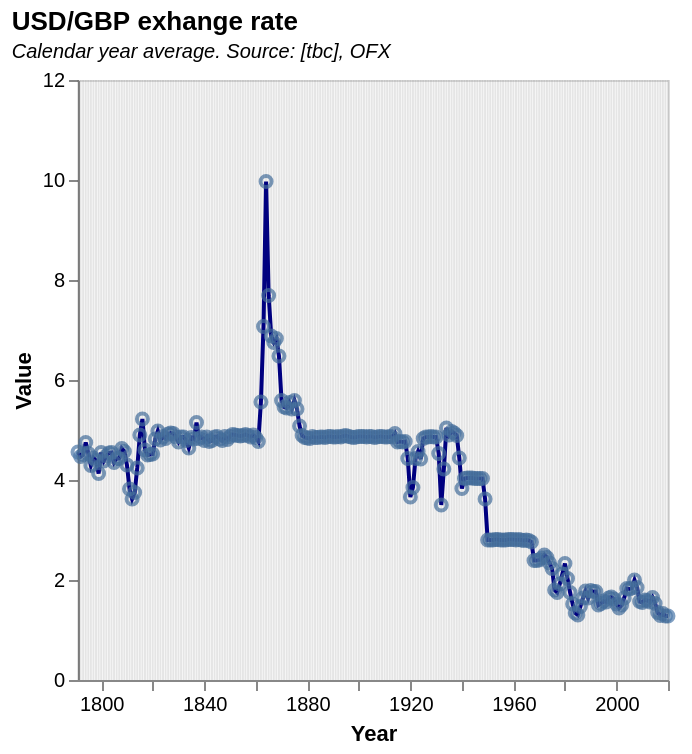

This figure's Vega-Lite source:
### Vega-Lite specification from a JSON file in a GitHub repository (floating-point values rounded to 4 significant figures; data arrays with more than 128 entries replaced by an {"elided": "..."} marker saying what was removed)
{"$schema": "https://vega.github.io/schema/vega-lite/v5.json", "description": "(M5) USD to GBP exchange rate", "title": {"text": "USD/GBP exhange rate", "subtitle": "Calendar year average. Source: [tbc], OFX", "subtitleFontStyle": "italic", "subtitleFontSize": 10, "anchor": "start", "color": "black"}, "data": {"values": {"elided": "230 records"}, "format": {"parse": {"Year": "date"}}}, "height": 300, "width": 295, "encoding": {"x": {"field": "Year", "type": "temporal", "axis": {"grid": false}}}, "layer": [{"encoding": {"y": {"field": "Value", "type": "quantitative", "scale": {"domain": [0, 12]}, "axis": {"grid": false}}}, "layer": [{"mark": {"type": "line", "color": "darkblue"}}, {"mark": "point"}]}, {"mark": "rule", "encoding": {"opacity": {"value": 0.1}, "tooltip": [{"field": "Year", "type": "temporal", "format": "%B, %Y"}, {"field": "Value", "title": "USD to GBP", "type": "quantitative", "format": ""}]}}]}
